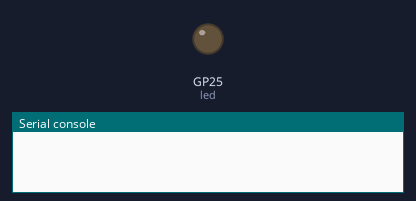
This program was run on a simulated Raspberry Pi Pico running MicroPython. Parts: output pins drawn as LEDs (lit = HIGH), the last lines printed to the serial console.

Above: at 0.1 s.
At 1.1 s:
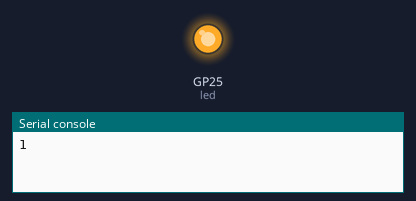
Timing chart, 0 to 2.6 s (numbered marks = the images above):
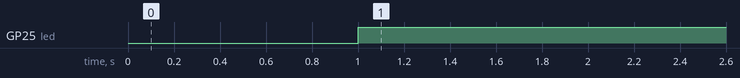

The program:

pico9_2.py
```python
from machine import Timer, Pin

led = Pin("LED", Pin.OUT)

def callback1(t):
    print("1")
    led.on()

def callback2(t):
    print("2")
    led.off()

def callback3(t):
    print("3")
    t.deinit()


time1 = Timer()
time1.init(freq=1, callback=callback1)

time2 = Timer()
time2.init(period=2000, callback=callback2)

time3 = Timer()
time3.init(period=2000, callback=callback3)
```

Measured:
- by itself, GP25 (led): LOW → HIGH at 1.0 s
